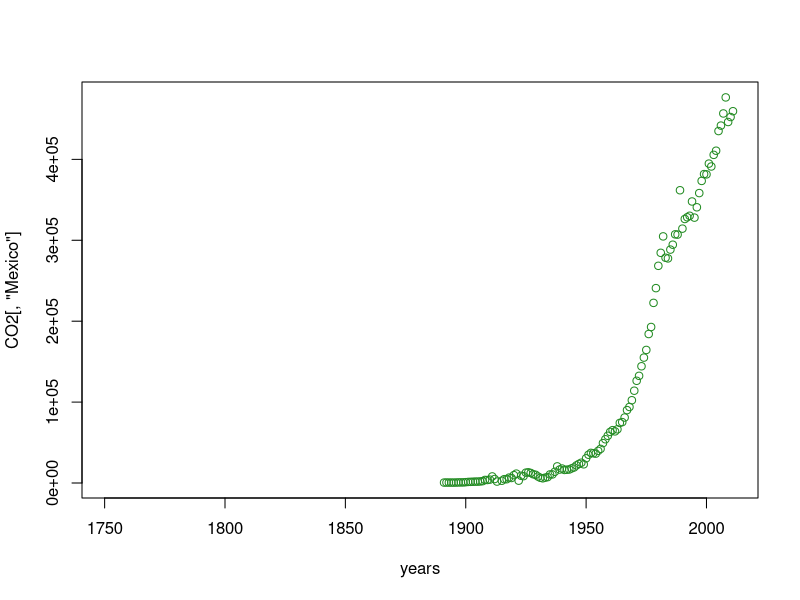
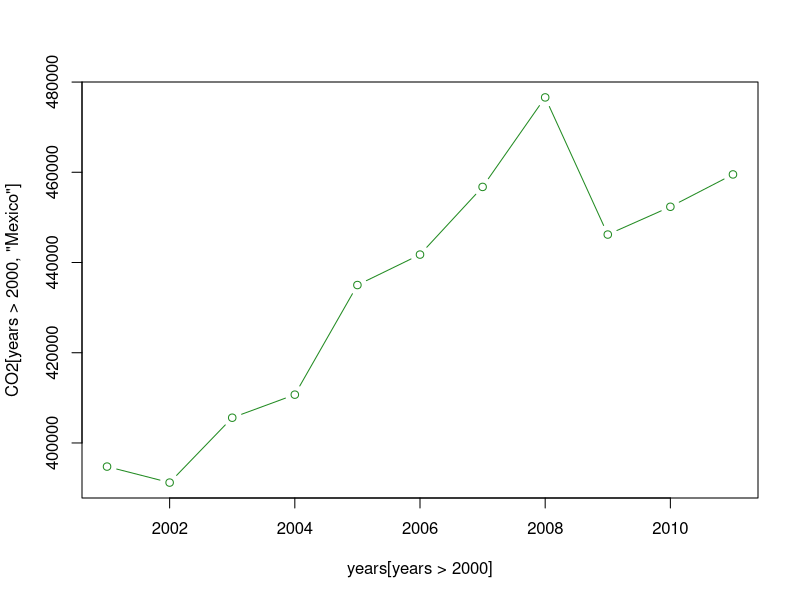
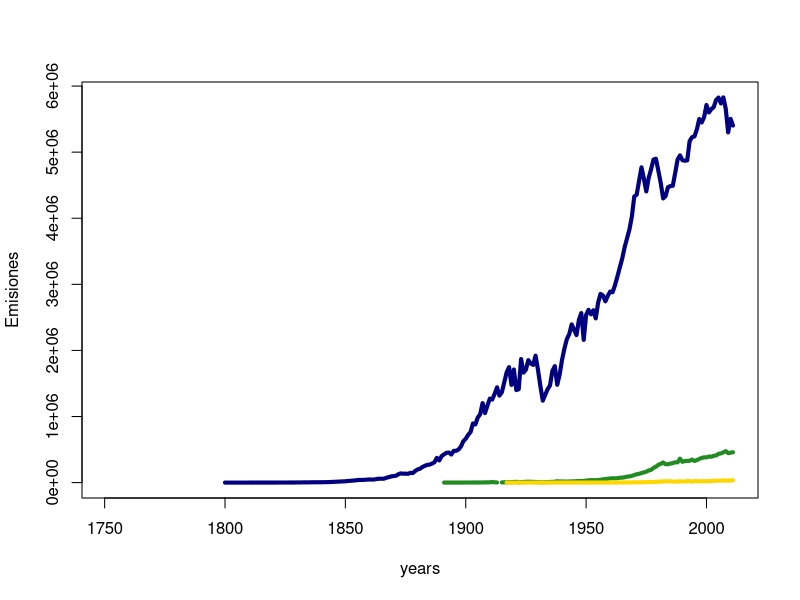
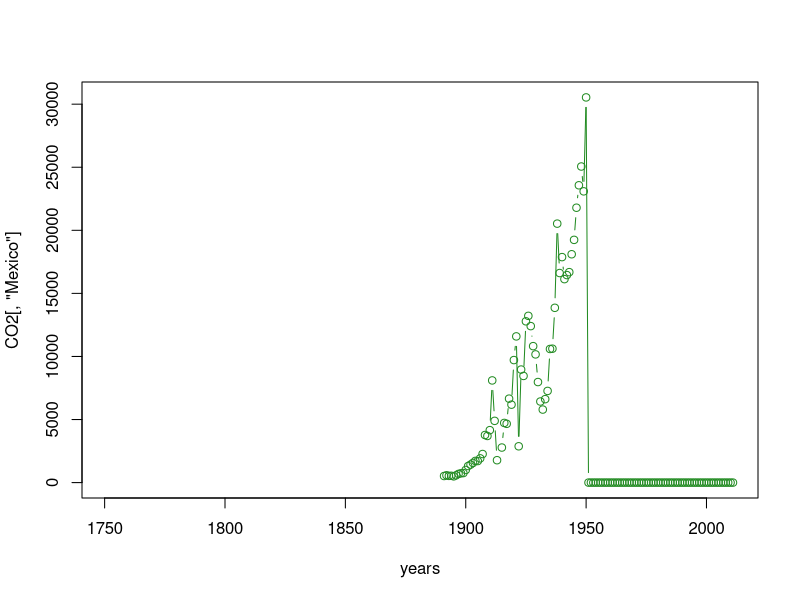
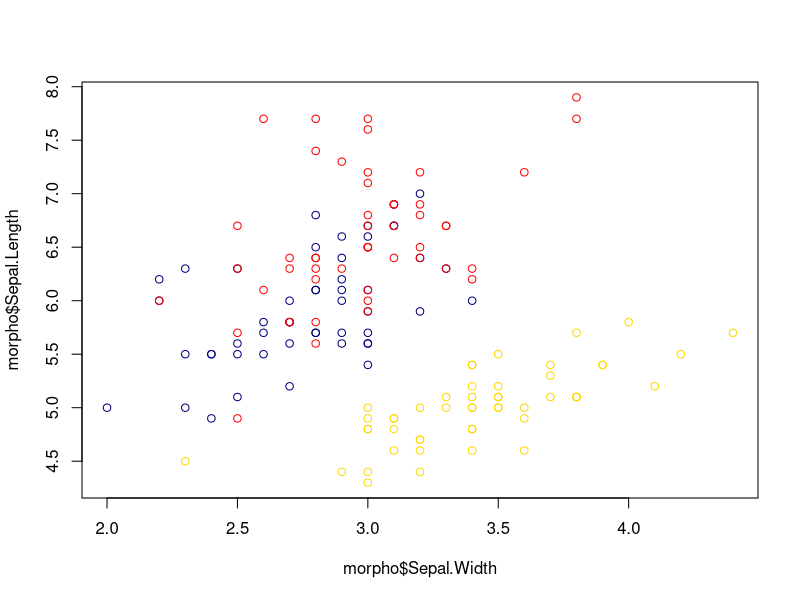
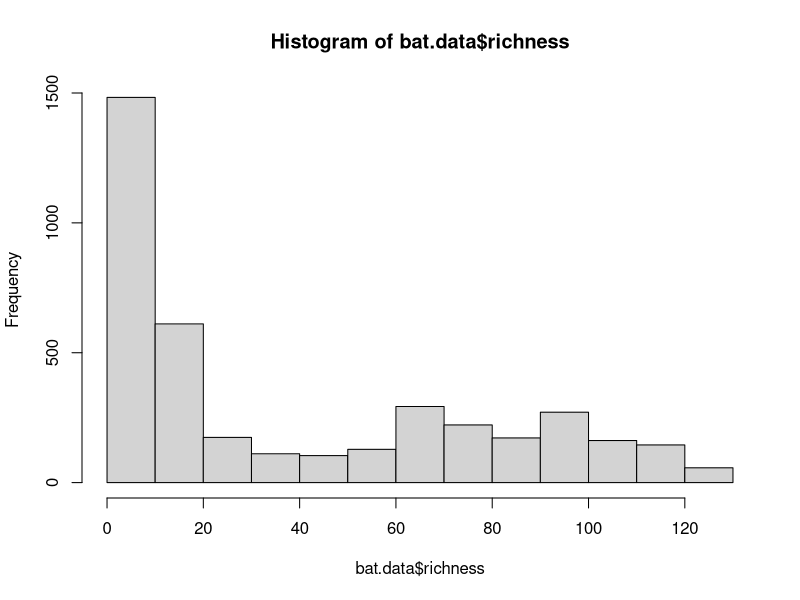
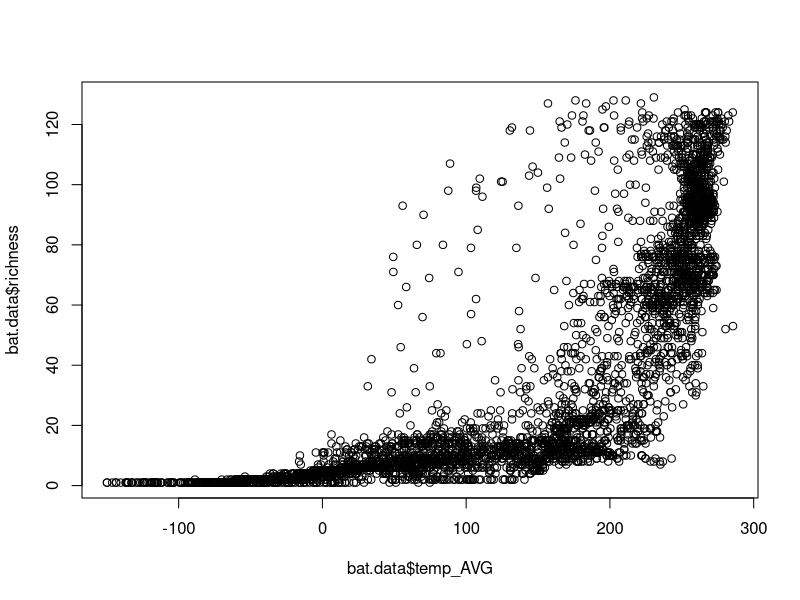
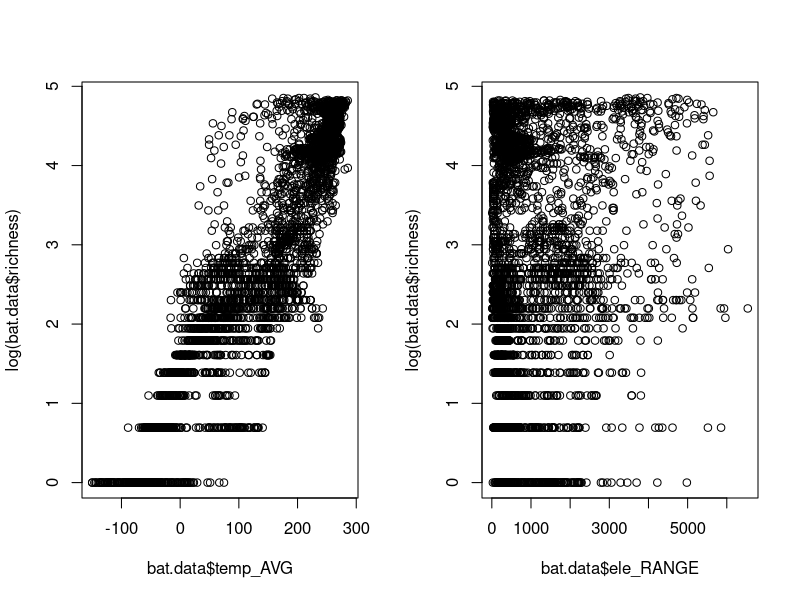

Here is the R script that generated these plots, in order:
################################################################################
### R BASICS WORKSHOP                                                        ###
### CLASE 6-1: Manipulación de objetos: indexación                           ###
###                                                                          ###
### Métodos de biología computacional                                        ###
### Facultad de Ciencias, UNAM                                               ###
### Website: github.com/hachepunto/R_Basics_workshop                         ###
################################################################################


## INTRODUCCIÓN ################################################################
# El sistema de indexación es una manera eficiente y flexible de acceder 
# selectivamente a elementos de un objeto. La indexación puede ser numérica, 
# lógica o por nombres. Para indexar se utilizan los corchetes o paréntesis 
# cuadrados *[ ]* y el símbolo de pesos (*$*). Además, en esta sección aprenderemos el uso 
# de algunas otras funciones útiles como *which*, *unique*, y *str*. 

# Esta parte del taller esta dividida en las siguientes secciones:

## Tipos de indexación ##
# A. Indexación numérica
# B. Indexación lógica
# C. Indexación utilizando *which*
# D. Indexación por nombres

# E. Reemplazar elementos de un objeto

## Indexación por clases de objetos ##
# F. Indexación de vectores
# G. Indexación de matrices
# H. Indexación de marcos de datos
# I. Indexación de listas
# J. Indexación de otros objetos - ejemplo con objeto "lm"



### A. INDEXACIÓN NUMÉRICA #####################################################

# Supongamos que tenemos un vector con 20 muestras de 4 genes
genes <- rep(paste("gen", c("a", "b", "c", "d"), sep="_"), each=5)
genes

class(genes)
length(genes)

# Supongamos ahora que tenemos un vector con los niveles de expresión para
# cada muestra
expression <- c(8.0766242,  9.8493313,  2.9028278, 10.0433943,  0.1470901, 
  12.5288041, 10.6120501, 14.6478501,  8.2003356, 17.9935623, 12.4214381, 
  18.3749778, 24.0950527, 19.3236943, 15.5498672, 22.0520207, 28.9908186, 
  17.5659344, 26.0387389, 14.1152262)
expression
class(expression)
length(expression)



# Se utiliza el numero del elemento que se quiere extraer entre corchetes *[ ]*. 
genes[2]
genes[10]

expression[2]
expression[10]

# También se puede extraer más que un solo numero
genes[c(7,7,7)]
expression[c(2,5,7)]


## IMPORTANTE: en la indexación numérica se puede utilizar el signo de resta *-*
## para extraer todos los elementos excepto aquellos que se indican entre corchetes

genes[2] # Esto extrae el segundo elemento
genes[-2] # Esto extrae todos los elementos excepto el segundo!

expression[c(2,5,7)] # Esto extrae los elementos 2, 5 y 7
expression[-c(2,5,7)] # Esto extrae todo, excepto los elementos  2, 5 y 7



### B. INDEXACIÓN LÓGICA #######################################################
# Se utiliza valores TRUE y FALSE entre corchetes *[]* para extraer elementos. 
# Esto extrae los elementos que corresponden a TRUE.

expression
expression < 15 # Esto genera un vector lógico donde TRUE son valores de 
                  # *expression* < 15

expression[expression<15] # Esto extrae los elementos de *expression* que 
                              # son menores que 15

genes[expression<15] 

genes=="gen_b"            
expression[genes=="gen_b"] 


# También se pueden utilizar condiciones más complejas
expression[genes=="gen_b" | genes=="gen_c"] 

expression[genes=="gen_b" & genes=="gen_c"] 

expression[genes=="gen_b" & expression>15] 


                  
expression[expression<15 & expression>25]

expression[expression>15 & expression<25]

expression[expression<15 | expression>25]



### C. INDEXACIÓN UTILIZANDO *which* ###########################################
# Esta función da la POSICIÓN de los elementos que cumplen una cierta condición

# En que elementos de *expression* el valor es mayor que 15?
which(expression>15) # IMPORTANTE: Estos no son los elementos de expression sino sus posiciones!

# Que elementos de *expression* son mayores que 15?
expression[which(expression>15)] # Esto, en cambio, extrae los valores de *expression*

genes[which(expression>15)] 

which(genes=="gen_b") 
expression[which(genes=="gen_b")]


                  
### D. INDEXACIÓN POR NOMBRES ##################################################
# Se utiliza nombres de elementos entre corchetes *[]* para extraerlos                  

# Para este tipo de indexación, los elementos deben tener nombres:     
expression
names(expression) <- length(expression):1
expression

genes
names(genes) <- length(genes):1 # Aquí es mejor no utilizar nombres repetidos
genes

expression["3"] # Extrae el valor en *expression* que tiene el nombre "3"

expression[genes=="gen_c"] # Esto, en cambio, extrae el valor en *expression* que corresponde a
                                              # "gen_c" en *genes*
       
genes["15"] 
genes[15] 


# También se pueden extraer varios elementos por nombre
expression[c("4", "8", "20")]
expression[c(4, 8, 20)] # Estas dos líneas NO son equivalentes

genes[c("4", "8", "20")]
genes[c(4, 8, 20)] # Estas dos líneas NO son equivalentes




### E. REEMPLAZAR VALORES EN UN OBJETO #########################################
# El sistema de indexación nos permite reemplazar o re-escribir los valores de
# elementos particulares dentro de un objeto

genes
genes[c(1,4,18)]


genes[c(1,4,18)] <- "gen_x"

genes <- c(genes, "gen_aslj")

genes




### F. INDEXACIÓN DE VECTORES ##################################################
# La indexación de vectores la practicamos ya en tipos de indexación. Los valores
# que quieren extraerse van entre corchetes.




### G. INDEXACIÓN DE MATRICES ##################################################

# Abramos un archivo de datos (Datasets/data_carbondioxideyearlyemissions.txt)
# para practicar indexación de matrices. Contiene datos de emisiones de CO2 por
# país (columnas) por año (filas).
## IMPORTANTE: tu directorio de trabajo debe ser la carpeta del taller, es
## decir, la que contiene la carpeta "Datasets". Compruébalo con getwd().
# Nota: 'row.names=1' le dice a R que la primera columna del archivo no son
# datos sino los nombres de las filas (aquí, los años).
CO2 <- read.table(file="Datasets/data_carbondioxideyearlyemissions.txt",
                  header=TRUE, row.names=1, sep="\t")

dim(CO2)
class(CO2) # La función *read.table* siempre produce un marco de datos

# Transformemos el marco de datos a una matriz
CO2 <- as.matrix(CO2)
class(CO2)
head(CO2)

# La manera más común de indexar matrices es por fila y por columna.
CO2[150, 30] # Esto extrae el valor en la fila 150 y la columna 30 de la matriz

rownames(CO2)[150]
colnames(CO2)[30]

## IMPORTANTE: siempre las filas se especifican primero, seguido de una coma, y 
## finalmente las columnas
CO2[200, 45]
CO2[45, 200]
CO2[240, 155]


# También se pueden extraer varias columnas y/o filas al mismo tiempo
CO2[c(200, 45, 240), c(45, 200, 155)]


## IMPORTANTE: Cuando queremos todos los elementos de una fila o una columna,
## simplemente no especificamos nada. Por ejemplo:

CO2[,100] # Esto extrae todos los elementos de la columna numero 100
CO2[240, ] 
CO2[10, ] 

CO2[-10, ] # Esto extrae todos los elementos excepto la fila numero 10
CO2[, -100] 
              

# Las matrices también se pueden indexar por los nombres de las filas o las 
# columnas

try(CO2[2010, ]) # Error A PROPÓSITO: la matriz no tiene 2010 filas, así que
                 # R devuelve una fila de NAs o se queja, según el caso.
CO2["2010", ] # Esto NO genera un error porque estamos haciendo una 
              # indexación de la fila llamada "2010" 
                 
CO2["2010", "Mexico"] 
                      

# Como han cambiado las emisiones de CO2 en México?
years <- as.numeric(rownames(CO2))

plot(CO2[, "Mexico"] ~ years, col="forestgreen")


# Como cambiaron las emisiones de CO2 en México en el siglo 21?
plot(CO2[years>2000, "Mexico"] ~ years[years>2000], col="forestgreen", type="b")

  
# Como se comparan las emisiones en México con las de EEUU y Ecuador
plot(CO2[, "United.States"]~years, col="navy", type="l", lwd=4, ylab="Emisiones")

points(CO2[, "Mexico"]~years, col="forestgreen", type="l", lwd=4)
points(CO2[, "Ecuador"]~years, col="gold", type="l", lwd=4)


# Podemos arruinar los datos cambiando algunos valores a 0
CO2[years>1950, "Mexico"] <- 0

plot(CO2[, "Mexico"] ~ years, col="forestgreen", type="b")


## IMPORTANTE: las matrices también pueden indexarse por numero de elemento, no
## solamente por fila y columna

M <- matrix(letters[-26], ncol=5)
colnames(M) <- paste("var", 1:ncol(M), sep="_")

M
class(M)
dim(M)

# Estos pares de comandos extraen el mismo elemento
M[2, 2] 
M[7]

M[5,5]
M[25]




### H. INDEXACIÓN DE MARCOS DE DATOS ###########################################
# La indexación de marcos de datos es muy parecida a la de matrices excepto por
# estos dos aspectos:

# 1. Los marcos de datos no pueden indexarse por numero de elemento, solo 
# por filas y columnas

M.df <- as.data.frame(M)

class(M)
M[2,2]
M[7]

class(M.df)
M.df[2,2]
try(M.df[7]) # Error A PROPÓSITO: un marco de datos no se puede indexar por
             # número de elemento; M.df[7] se interpreta como "la columna 7",
             # que no existe.


# 2. Las columnas (variables) en un marco de datos también se pueden indexar
# por nombre utilizando el símbolo *$* después del nombre del objeto. Esto no 
# se puede hacer en las matrices:

colnames(M)

M.df[,"var_2"]
M.df$var_2

M[,"var_2"]
try(M$var_2) # Error A PROPÓSITO: *$* no funciona en matrices, solo en marcos
             # de datos y listas.



# Esto abre la base de datos "iris" que esta en el paquete "datasets". 
# (http://en.wikipedia.org/wiki/Iris_flower_data_set).
data(iris)
help(iris)

class(iris)
dim(iris)

str(iris) # La función *str* reporta un resumen de la estructura de un objeto

iris[,1:4] # Estas primeras columnas son variables morfológicas
iris[,5] # Esta ultima columna  tiene nombres de especies


morpho <- iris[,1:4]

species <- iris$Species

class(species)
levels(species)

# Para convertir un factor a texto, 'as.character' es lo idiomático
# ('as.vector' también funciona, pero dice menos sobre lo que se pretende):
species <- as.character(species)
class(species)
unique(species) # Da los valores únicos (sin repeticiones)
table(species)

# Grafico de la longitud del sépalo y longitud del pétalo de I. setosa y 
# I. virginica
plot(morpho$Sepal.Length ~ morpho$Sepal.Width, type="n")

points(morpho$Sepal.Length[species=="setosa"] ~ 
    morpho$Sepal.Width[species=="setosa"], col="gold")
    
points(morpho$Sepal.Length[species=="versicolor"] ~ 
    morpho$Sepal.Width[species=="versicolor"], col="navy")

points(morpho$Sepal.Length[species=="virginica"] ~ 
    morpho$Sepal.Width[species=="virginica"], col="red")



### I. INDEXACIÓN DE LISTAS ####################################################

L1 <- list(c(0.01, 3.1), c(0.02, 4.0, 0.1), c("a"), c(0.01, 2.9), c(0.03), 
    c(0.04, 3.4, 8.2, 1.6)) 
    
class(L1)
L1

length(L1)
str(L1)

names(L1) <- paste("elem", 1:length(L1), sep="_")
L1

L1.1 <- L1[1] # *[]* extrae el primer elemento de la lista como una lista
L1.1
class(L1.1)

L1.1 <- L1[[1]] # *[[]]* Extrae el primer elemento de la lista como el vector
                # que contiene
L1.1
class(L1.1)


L1[-1]
L1[1:3]

L1["elem_1"] # En listas, también se puede hacer indexación por nombres
class(L1["elem_1"])

L1[["elem_1"]]
class(L1[["elem_1"]])
 
L1$elem_1 
class(L1$elem_1)

# Otras manipulaciones:
L1[2:4][1]
L1[1:3][-1]

L1[[1]]
L1[[1]][2]

L1[[1]]
L1[[1]][1]

L1[[1]]<-3
L1

L1[[2]]
L1[[2]] > 2

L1[[2]] [L1[[2]]<1]



### J. INDEXACIÓN DE UN OBJETO 'LM' ############################################

# Abramos un archivo de datos (Datasets/data_batsenviroamerica.txt) para crear un modelo 
# lineal y practicar indexación. Este archivo contiene datos de riqueza de 
# especies de murciélagos en el Nuevo Mundo así como de varias variables 
# ambientales en celdas de 100 x 100 km.

bat.data <- read.table(file="Datasets/data_batsenviroamerica.txt",
                       header=TRUE, sep="\t")
dim(bat.data)
class(bat.data) 

colnames(bat.data)

# Estas dos líneas cuentan lo mismo: cuántos ceros hay en los datos.
length(which(bat.data$richness == 0)) # 'which' da las posiciones, 'length' las cuenta
sum(bat.data$richness == 0)           # más corto: suma directamente los TRUE

# La segunda forma es la que conviene acostumbrarse a usar.
sum(bat.data$richness > 0)


# Para el resto de análisis vamos a eliminar todas las celdas que tienen 
# riqueza 0 (no tienen murciélagos)
dim(bat.data)
bat.data <- bat.data[-which(bat.data$richness==0), ]
dim(bat.data)

hist(bat.data$richness) # Haciendo indexación de la columna "richness" podemos
                        # crear un histograma de los valores de riqueza 

plot(bat.data$richness ~ bat.data$temp_AVG)                   

par(mfrow=c(1,2))
plot(log(bat.data$richness) ~ bat.data$temp_AVG)                   
plot(log(bat.data$richness) ~ bat.data$ele_RANGE)                   

model.1 <- lm(log(bat.data$richness) ~ scale(bat.data$temp_AVG) + 
  scale(bat.data$ele_RANGE))
  
summary(model.1)

class(model.1)
str(model.1) # A pesar de que este es un objeto lm tiene la estructura de lista

model.1[[1]] # Indexación numérica para extraer coeficientes
model.1$coefficients # Indexación por nombres para extraer coeficientes

model.1$coefficients[1] # Indexación por nombres y numérica para el intercepto
model.1$coefficients["(Intercept)"] # Indexación por nombres para el intercepto

model.1$coefficients[2]
model.1$coefficients[3]

model.1$residuals[1:10]

model.1$fitted.values[1:10]

plot(log(bat.data$richness) ~ bat.data$temp_AVG )                   
points(model.1$fitted.values ~ bat.data$temp_AVG, col="red")                   

# Para instalar el paquete *car* (solo hace falta una vez):
# install.packages("car")

# Este bloque solo corre si *car* ya está instalado, para que el archivo
# completo pueda ejecutarse aunque falte el paquete:
if (requireNamespace("car", quietly = TRUE)) {
  library(car) # Abre el paquete *car*
  # Esto produce un gráfico de "variables añadidas" o de "residuos parciales",
  # que muestra el efecto de cada variable controlando por las demás:
  car::avPlots(model = model.1)
  # ?avPlots
} else {
  message("El paquete 'car' no está instalado; se omite avPlots().")
}

par(mfrow = c(1, 1)) # Deja el dispositivo gráfico como estaba
